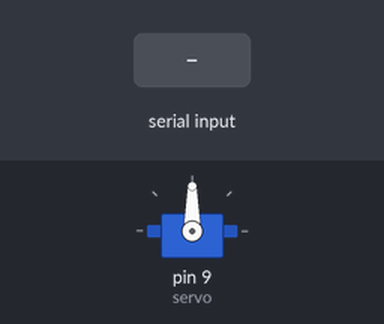
The sketch below on a simulated Arduino Uno, built with avr-gcc and run on an emulated ATmega328P. Shown: servo. Inputs (shaded band) come from the test bench.

Above: at 1.2 s.
1.3 s: "30,150\n" received over Serial
At 3.4 s:
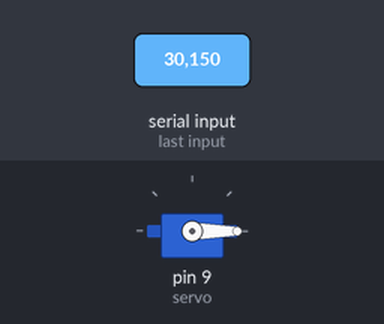
3.8 s: "90,45\n" received over Serial
At 4.6 s:
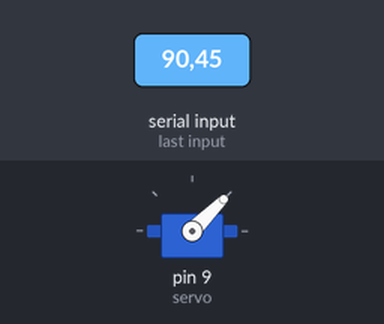
6.3 s: "200\n" received over Serial
At 7.1 s:
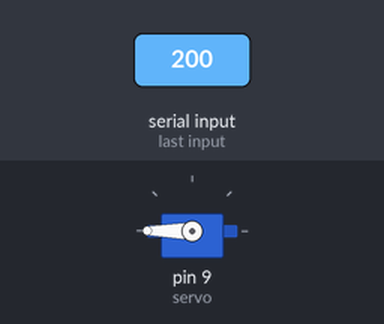
Timing chart, 0 to 9.3 s (numbered marks = the images above; inputs shaded):
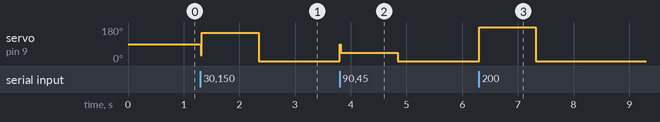

The sketch:

Seguidor.ino
```cpp
#include <Servo.h>

Servo servo;
int pos = 90;  // Posição inicial do servo

void setup() {
    servo.attach(9);  // Conecta o servo ao pino D9
    Serial.begin(9600);
}

void loop() {
    if (Serial.available()) {
        int servo_angle = Serial.parseInt();  // Lê o ângulo do Python
        pos = constrain(servo_angle, 0, 180);  // Garante que o ângulo está entre 0° e 180°
        servo.write(pos);  // Move o servo
        delay(20);  // Suaviza o movimento
    }
}
```

Measured:
- after the input at 1.3 s, servo on pin 9 (servo): 90° → 150° at once, → 0° 1.0 s later
- after the input at 3.8 s, servo on pin 9 (servo): 0° → 45° at once, → 0° 1.0 s later
- after the input at 6.3 s, servo on pin 9 (servo): 0° → 180° at once, → 0° 1.0 s later
